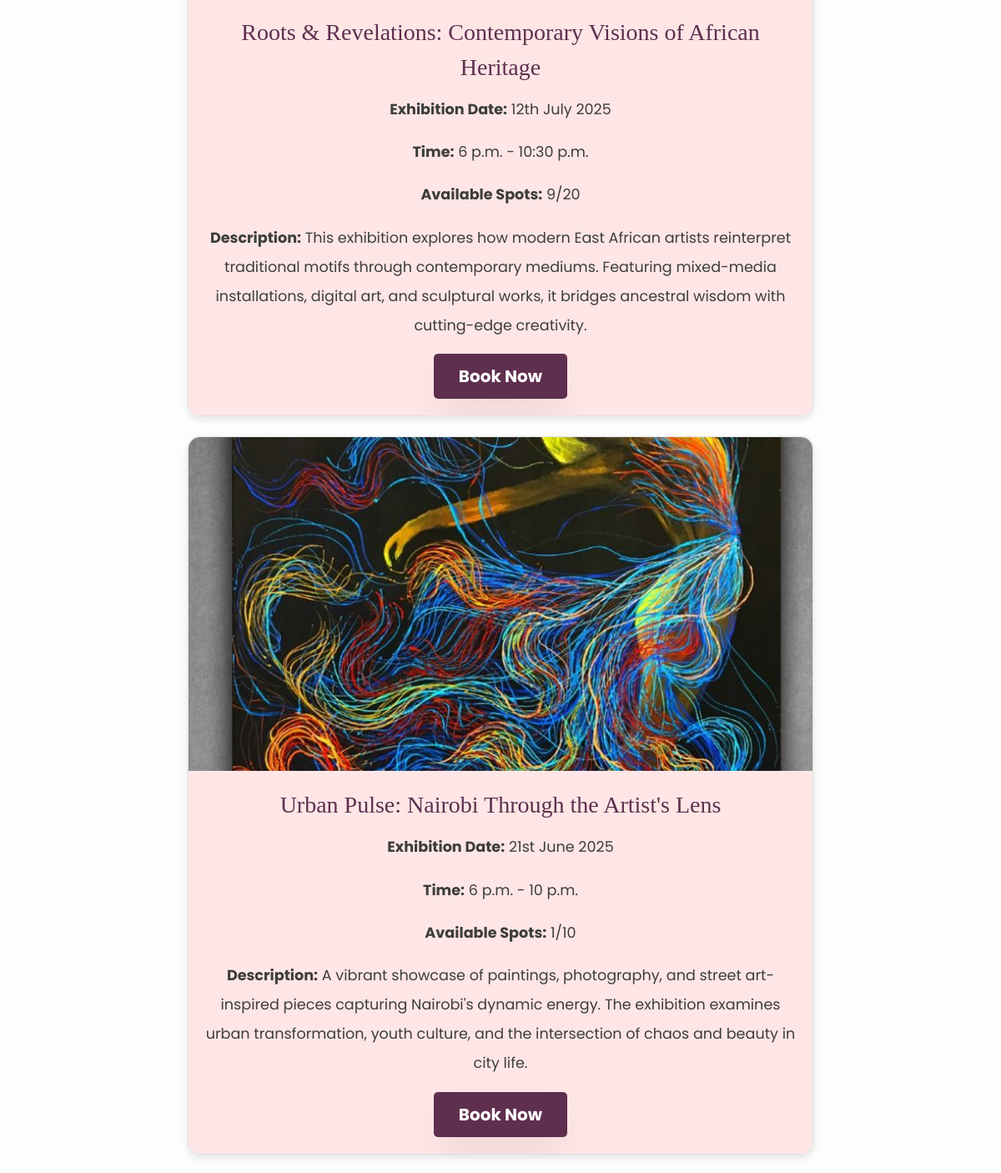
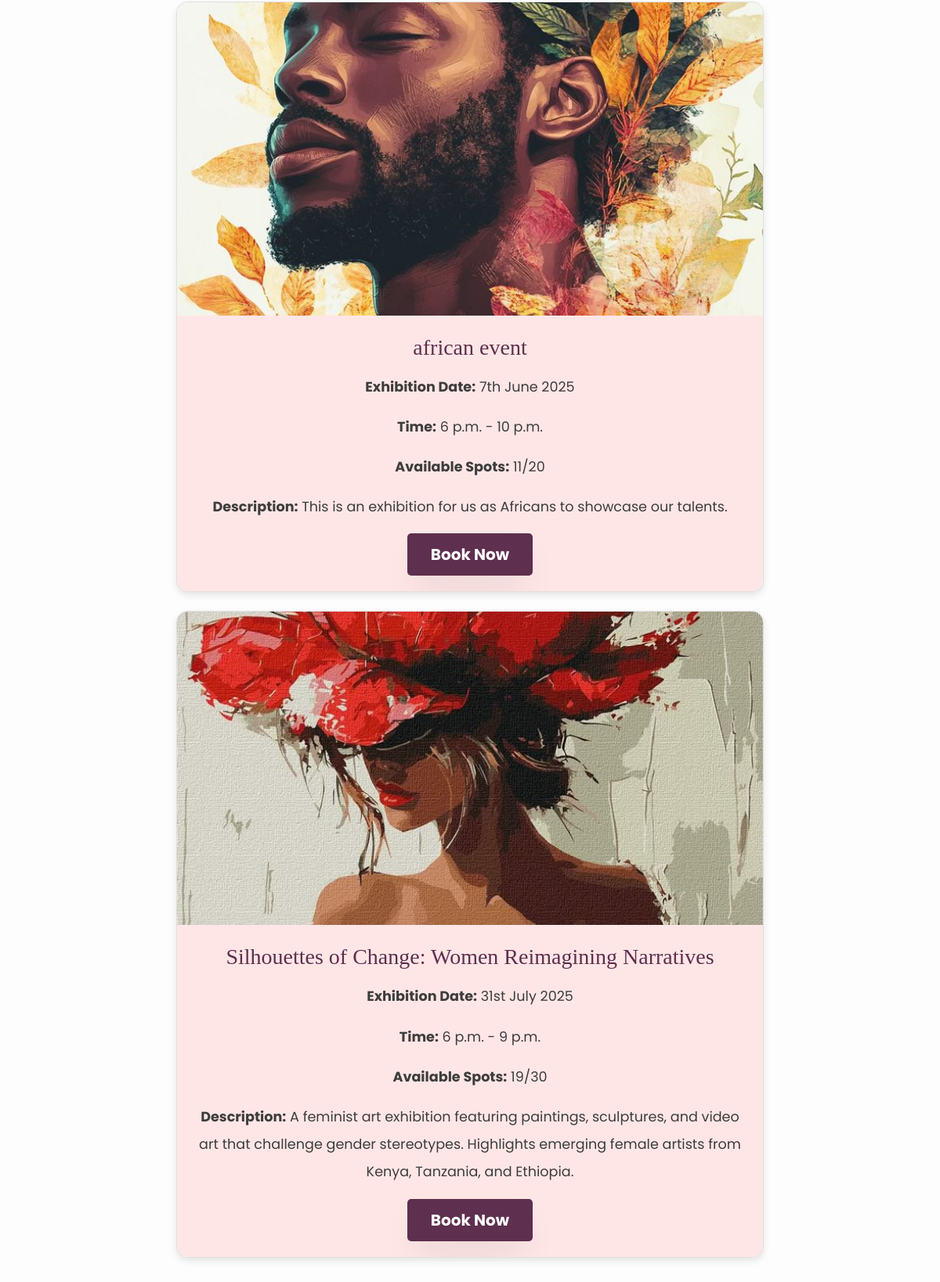
Page /exhibitions/ (middle part) on the earlier database version (2 pictures, top to bottom).
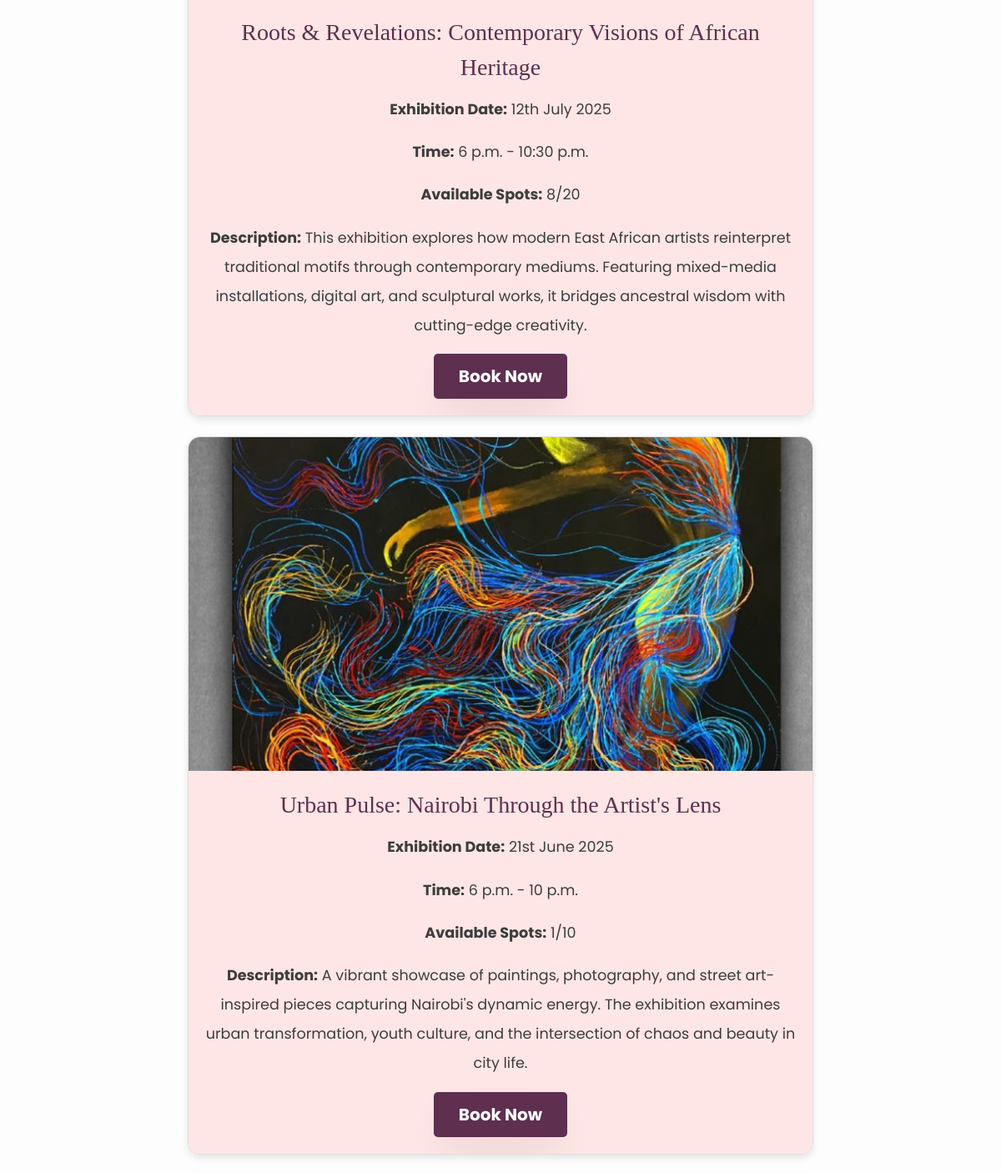
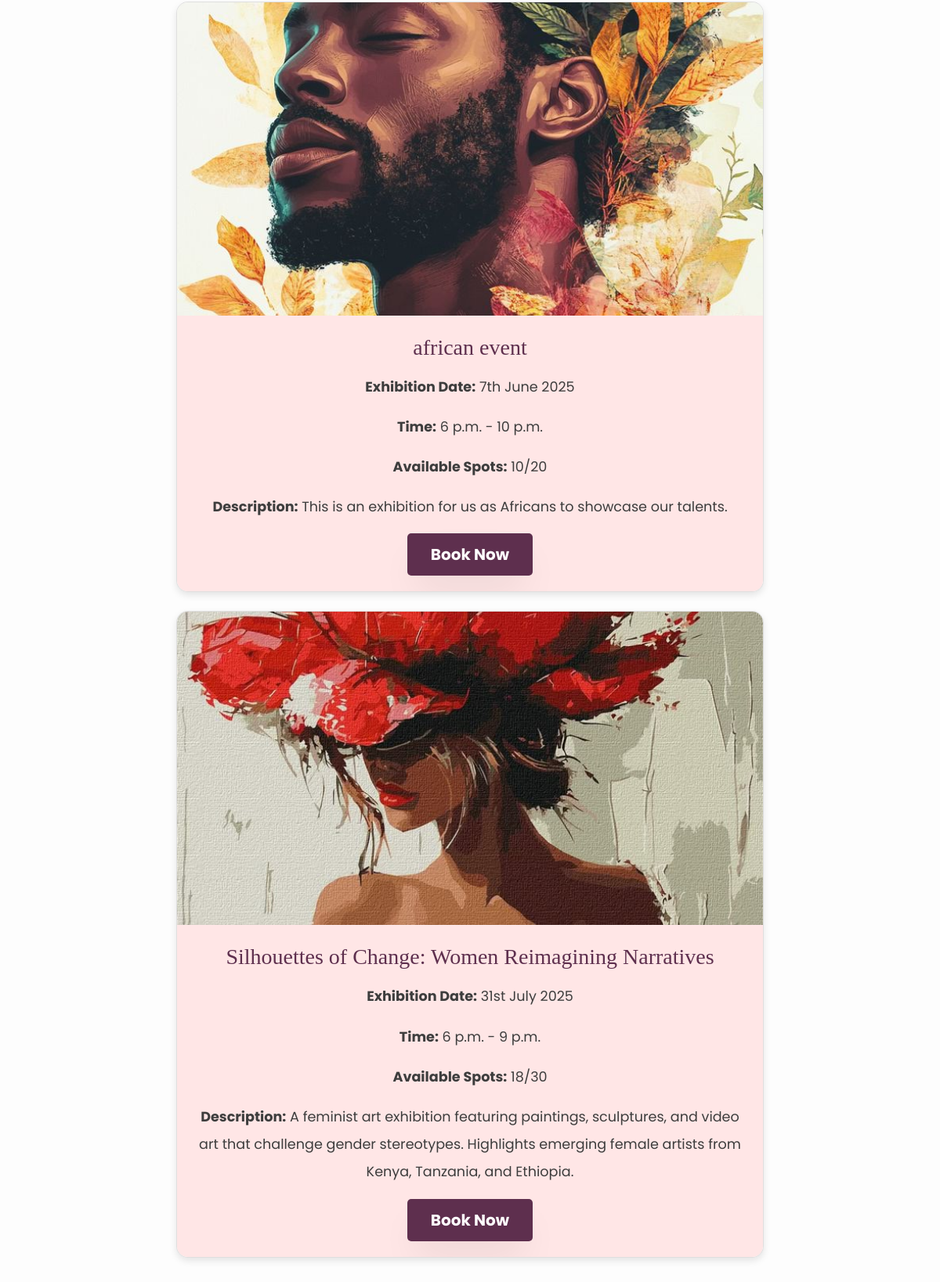
Same page on the later database version (2 pictures, top to bottom).
### usanii/models.py (models this page shows, shortened)
class Exhibition(models.Model):
    title = models.CharField(max_length=255)
    image = models.ImageField(upload_to='exhibitions/')
    date = models.CharField(max_length=200, default='Saturday')
    description = models.TextField(max_length=1000, default='This is an exhibition')
    start_time = models.TimeField(
        help_text="Format: HH:MM (24-hour format), e.g. 18:00 for 6 PM"
    )
    end_time = models.TimeField(
        help_text="Format: HH:MM (24-hour format), e.g. 21:00 for 9 PM"
    )
    max_capacity = models.PositiveIntegerField(default=50)
    current_attendees = models.PositiveIntegerField(default=0)
    created_at = models.DateTimeField(default=timezone.now)  # Added for better reporting
    booking_date = models.DateTimeField(default=timezone.now)
    class Meta:
        verbose_name = "Exhibition"
        verbose_name_plural = "Exhibitions"
        ordering = ['-created_at']  # Newest exhibitions first

### usanii/views.py (the view)
# urls.py: path('exhibitions/', views.exhibitions, name='exhibitions'),
def exhibitions(request):
    exhibitions = Exhibition.objects.all()
    for exhibition in exhibitions:
        exhibition.bookings_count = Booking.objects.filter(exhibition=exhibition).count()
        exhibition.available_spots = exhibition.max_capacity - exhibition.bookings_count
        exhibition.is_full = exhibition.bookings_count >= exhibition.max_capacity
    return render(request, "exhibitions.html", {
        "exhibitions": exhibitions,
        "footer": Footer.objects.all()
    })

### usanii/templates/exhibitions.html (shortened to what this page needs)
{% extends 'common.html' %}
{% load static %}
{% block body %}
<div class="container my-5" style="background: #fdfdfd; padding: 30px; border-radius: 10px; box-shadow: 0px 4px 12px rgba(0, 0, 0, 0.1);">
    <div class="row justify-content-center">
        {% for exhibition in exhibitions %}
        <div class="col-md-8 mb-4">
            <div class="card" style="border-radius: 15px; box-shadow: 0 4px 10px rgba(0, 0, 0, 0.1); overflow: hidden;">
                <img src="{{ exhibition.image.url }}" class="card-img-top" alt="{{ exhibition.title }}" style="height: 400px; width: 100%; object-fit: cover;">
                <div class="card-body text-center" style="background-color: #ffe6e6;">
                    <h3 class="card-title" style="font-family: 'Georgia', serif; color: #5e2f4e;">{{ exhibition.title }}</h3>
                    <p class="card-text" style="color: #3d3d3d; font-size: 1.1rem;"><strong>Exhibition Date:</strong> {{ exhibition.date }}</p>
                    <p class="card-text" style="color: #3d3d3d; font-size: 1.1rem;"><strong>Time:</strong> {{ exhibition.start_time }} - {{ exhibition.end_time }}</p>
                    <p class="card-text" style="color: #3d3d3d; font-size: 1.1rem;"><strong>Available Spots:</strong> {{ exhibition.available_spots }}/{{ exhibition.max_capacity }}</p>
                    <p class="card-text" style="color: #3d3d3d; font-size: 1.1rem;"><strong>Description:</strong> {{ exhibition.description }}</p>
                    <button class="btn btn-lg btn-primary book-btn" style="background-color: #5e2f4e; border: none; border-radius: 5px; padding: 12px 30px; font-weight: bold;"
                            data-exhibition-id="{{ exhibition.id }}" {% if exhibition.is_full %}disabled{% endif %}>
                        {% if exhibition.is_full %}Fully Booked{% else %}Book Now{% endif %}
                    </button>
                </div>
            </div>
        </div>
        {% endfor %}
    </div>
</div>
{% endblock %}

### usanii/templates/common.html (shortened to what this page needs)
{% load static %}
<!doctype html>
<html lang="en">
<head>
    <link rel="stylesheet" href="{% static 'css/open-iconic-bootstrap.min.css' %}">
    <link rel="stylesheet" href="{% static 'css/animate.css' %}">
    <link rel="stylesheet" href="{% static 'css/owl.carousel.min.css' %}">
    <link rel="stylesheet" href="{% static 'css/owl.theme.default.min.css' %}">
    <link rel="stylesheet" href="{% static 'css/magnific-popup.css' %}">
    <link rel="stylesheet" href="{% static 'css/aos.css' %}">
    <link rel="stylesheet" href="{% static 'css/ionicons.min.css' %}">
    <link rel="stylesheet" href="{% static 'css/bootstrap-datepicker.css' %}">
    <link rel="stylesheet" href="{% static 'css/jquery.timepicker.css' %}">
    <link rel="stylesheet" href="{% static 'css/flaticon.css' %}">
    <link rel="stylesheet" href="{% static 'css/icomoon.css' %}">
    <link rel="stylesheet" href="https://cdnjs.cloudflare.com/ajax/libs/font-awesome/5.15.4/css/all.min.css">
    <link rel="stylesheet" href="{% static 'css/style.css' %}">
</head>
<body>
{% block body %}
{% endblock %}
</body>
</html>

### usanii/templates/common.html (style rules this page uses)
body { background-color: #FFFFFF; font-family: 'Poppins', sans-serif; }
.btn, .form-control.submit { background-color: #88B04B; color: white; }

Differences in the rows shown:
changed Exhibition "Roots & Revelations: Contemporary Visions of African Heritage": available_spots "9" → "8"
changed Exhibition "african event": available_spots "11" → "10"
changed Exhibition "Silhouettes of Change: Women Reimagining Narratives": available_spots "19" → "18"
